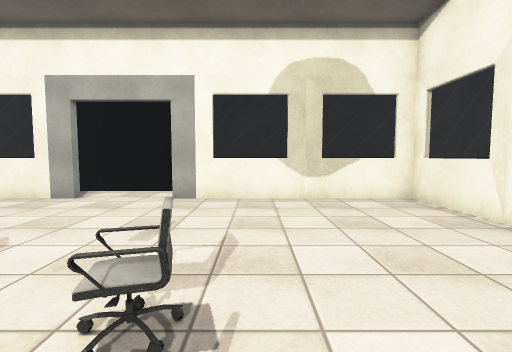
view 1 (above)

17 first-person views from a walk through a Unity game level. The camera is 1.3 m above the floor, tilts 4° down and sees 85° across. Doors are open. The floor is counted in squares, 1 m on a side. Each view is taken from the middle of a square. On the plan, view 1 faces up. The plan holds only what a view shows up to about 13 squares ahead; the rest is blank. The place goes on beyond the plan. The player is left out. Some surface patterns are stand-ins.

view 2
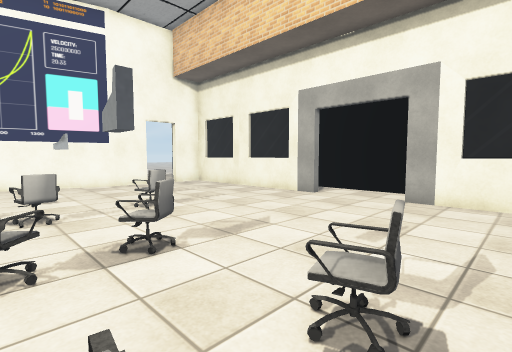

view 3
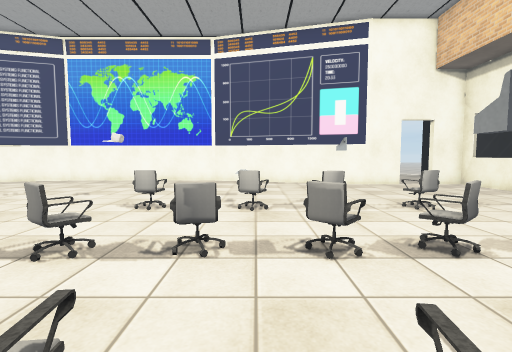

view 4
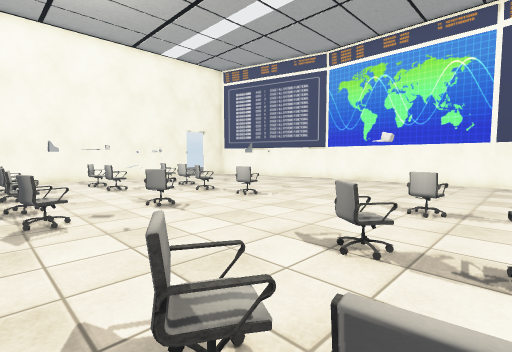

view 5
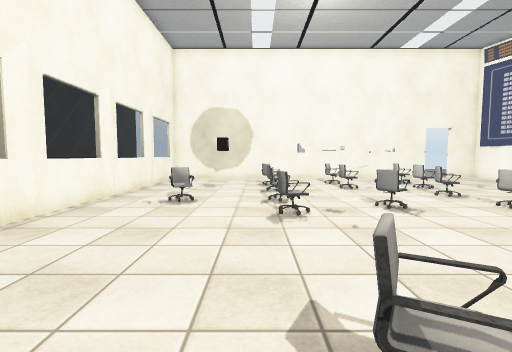

view 6
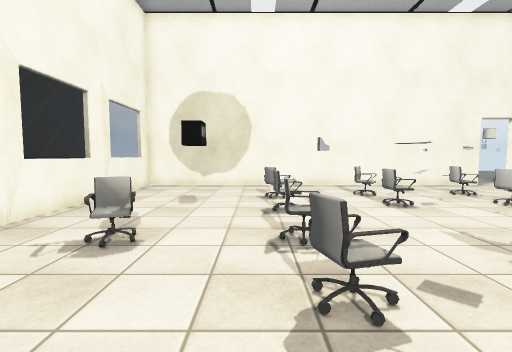

view 7
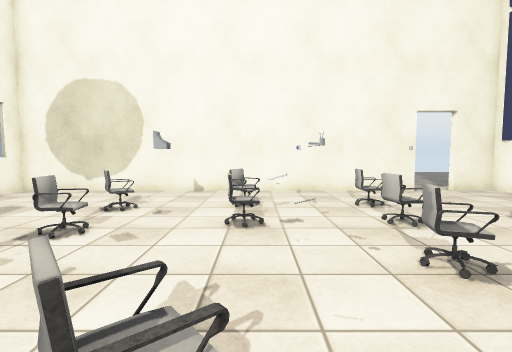

view 8
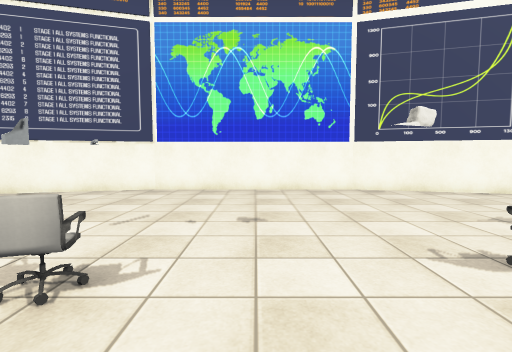

view 9
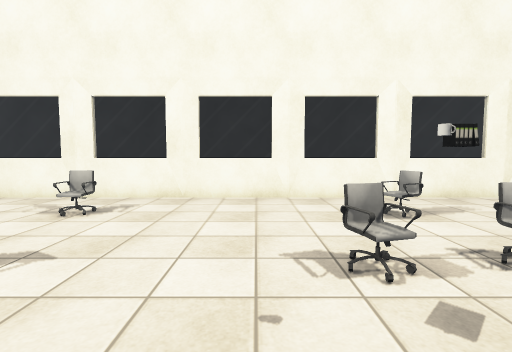

view 10
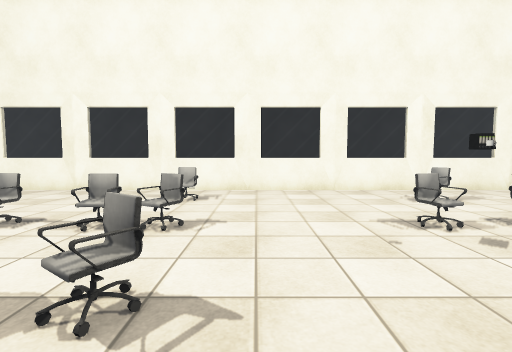

view 11
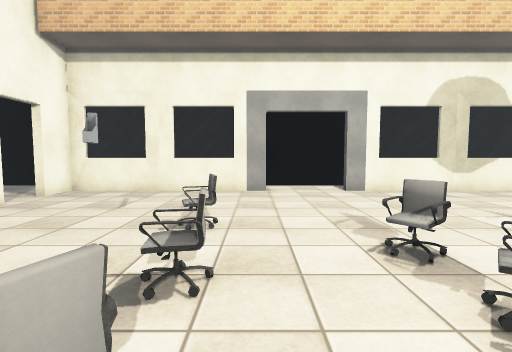

view 12
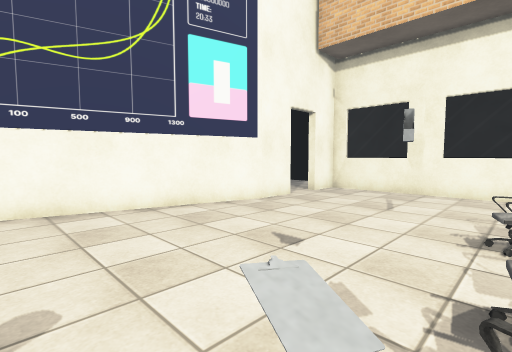

view 13
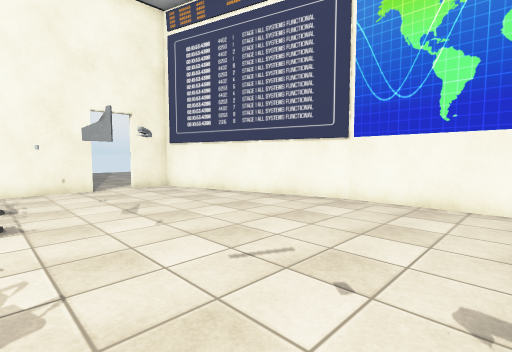

view 14
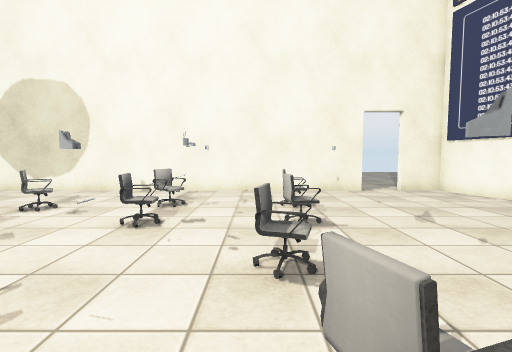

view 15
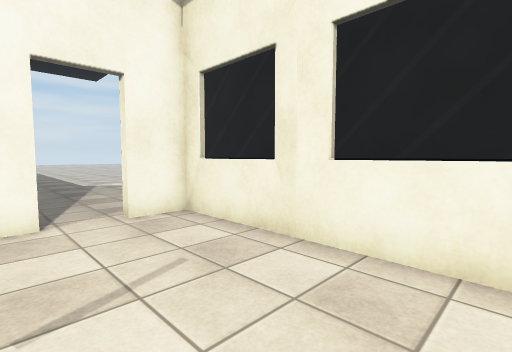

view 16
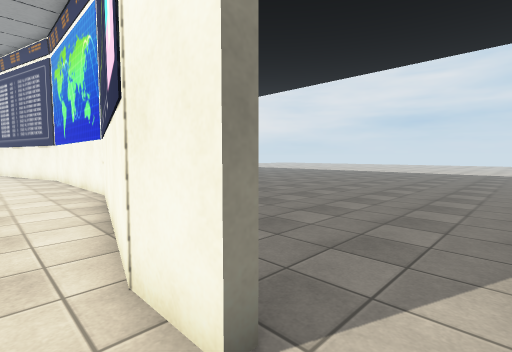

view 17
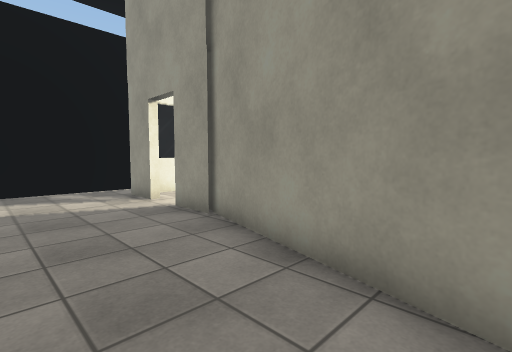

### Floor plan
Key: @ floor where view 1 was taken; # wall or solid block; x gap in a wall; . floor; D open door; = window, fence, low wall or low ledge; C chair; O other object.
Columns run from 17 left of view 1 to 8 right of it. Each row starts with its distance up from view 1.
 11                          #
 10 ##########################
  9 ....x==#===#DDD#==##==x
  8 ....#.................=
  7 ....D.................=
  6 ....D.................=
  5 ....#.................#
  4 ....#.................=  #
  3 ...##.....C...........=  #
  2 ...#.........C..C.....#  #
  1 ...#.....#C....#......=  #
  0  ..#.........CC.C@....=  #
 -1 . ##.....=C...........#  #
 -2   #..........C..C.....=  #
 -3   #..........C..C..CC.=  #
 -4   #.......C..CC.......=  #
 -5   #......O............#  #
 -6   #...................=  #
 -7   #...................=  #
 -8   #............OC.....#  #
 -9   #......#CC.CC C.....=  #
-10   #............ #..C..=  #
-11   #........C.=..C.O...#  #
-12   #...................=  #
-13   ##......C.#C..C.....=  #
-14    #......C.OC.#......=  #
-15    #.....#....C.CC....#  #
-16    #......C...........=  #
-17    ##.................=  #
-18     #.................#  #
-19     ##DD###############  #
-20      ..
-21      ..

Positions as (right, up) in squares from view 1, and headings:
1: (0, 0), facing up
2: (0, 0), facing up-left
3: (0, -1), facing left
4: (0, -2), facing down-left
5: (0, -2), facing down
6: (0, -6), facing down
7: (-4, -8), facing down
8: (-4, -7), facing left
9: (-4, -7), facing right
10: (-6, -5), facing right
11: (-6, -2), facing up
12: (-7, -2), facing up-left
13: (-7, -7), facing down-left
14: (-6, -8), facing down
15: (-7, 5), facing up-left
16: (-12, 7), facing down-left
17: (-17, -1), facing up-right
